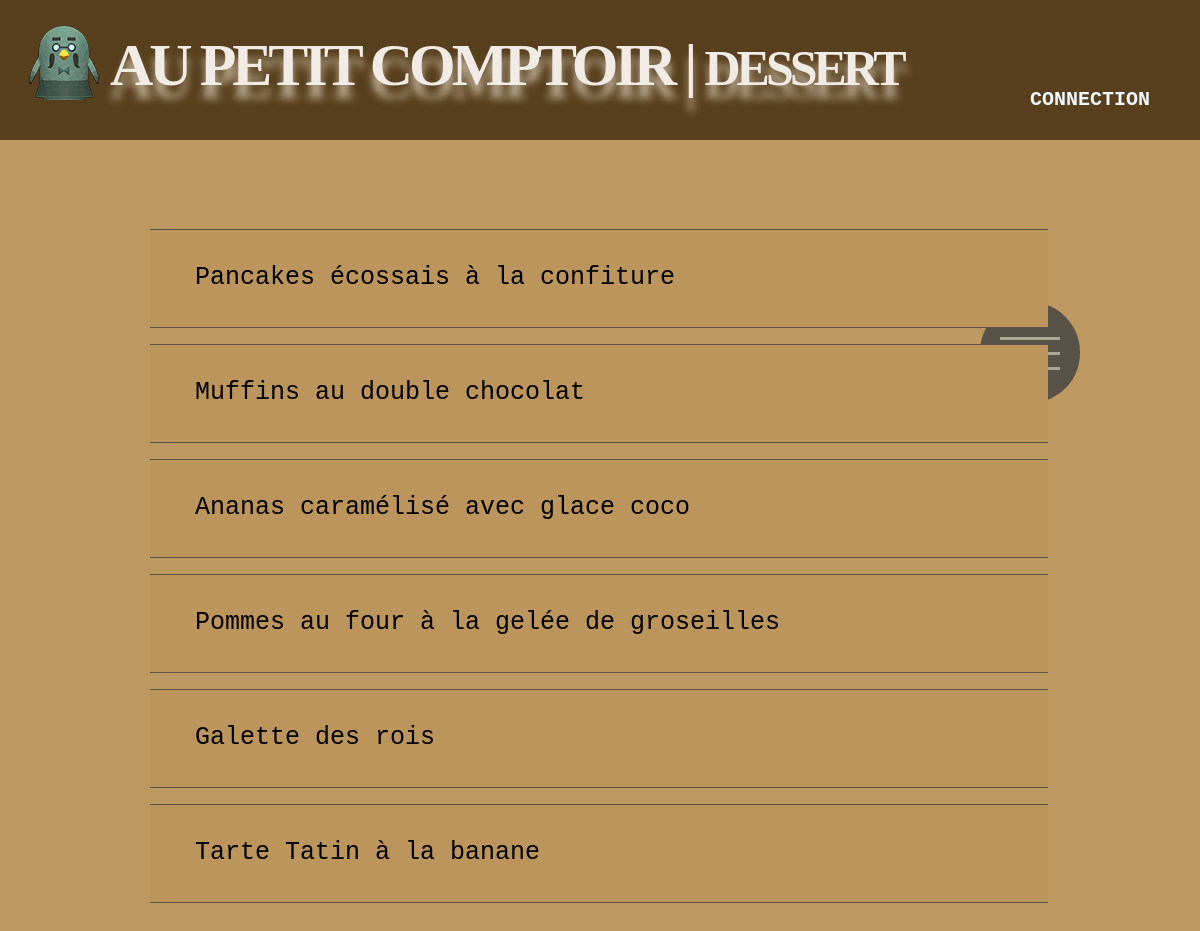
/Dessert, run on the app's committed database.
### tables this page shows
CREATE TABLE "Recette" (
	"id_recette"	INTEGER NOT NULL,
	"type"	TEXT NOT NULL,
	"name"	TEXT NOT NULL,
	"ingredient"	TEXT NOT NULL,
	"instruction"	TEXT NOT NULL,
	PRIMARY KEY("id_recette")
);

### Launcher.py (the view, shortened to what this page needs)
@app.route('/Dessert', methods=["GET","POST"])
def dessert():
    global id
    global Compte
    global Connection
    commentaire = []
    conn = db_connection()
    cursor = conn.cursor()
    cursor = conn.execute("SELECT * FROM Recette WHERE type = 'Dessert'")
    com = conn.cursor()
    com = conn.execute("SELECT * FROM Comment")
    comment = com.fetchall()
    recettes = cursor.fetchall()
    if request.method == "GET":
        if len(recettes) != 0:
            rect = recettes
            return render_template("Dessert.html", recette = rect, compte = Compte, connection = Connection)
        if len(recettes) == 0:
            message = "Aucune recettes"
            return render_template("Dessert.html", message = message, compte = Compte, connection = Connection)

### Launcher.py (called while the page is built)
def db_connection():
    conn = NONE
    try:
        conn = sqlite3.connect('Recettes.db')
    except sqlite3.Error as e:
        print(e)
    return conn

### templates/Dessert.html (shortened to what this page needs)
<!DOCTYPE html>
<html lang="fr">
<head>
    <link rel="stylesheet" type="text/css" href="{{ url_for('static', filename='style.css') }}">
    <link rel="stylesheet" type="text/css" href="{{ url_for('static', filename='reset.css') }}">
</head>
<body>
    <div id="header">
        <div id="logo"></div>
        {% if connect == True %}
        <h1><span id="title">Au petit comptoir | <span id="sub-title">Dessert</span></span><span><a id="connection" href="{{ url_for('connection') }}">{{compte[1]}}</a></span></h1>
        {% else %}
        <h1><span id="title">Au petit comptoir | <span id="sub-title">Dessert</span></span><span><a id="connection" href="{{ url_for('connection') }}">Connection</a></span></h1>
        {% endif %}
    </div>
    <div id="liste">
        <br>
        <br>
        <form method="POST">
            {% for mess in recette %}
            <div id="table">
                <input type="submit" id="button" name="button" value="{{ mess[0] }}">
                <p id="name">{{ mess[2] }}</p>
            </div>
            {% endfor %}
        </form>
    </div>
</body>
</html>

### static/style.css (style rules this page uses)
body { background-color: #bd9860; }
div#liste { margin-bottom: 100px; }
div#header { text-align: left; background-color: rgb(88, 63, 29); }
div#header h1 { font-family: "Paytone One"; text-transform: uppercase; margin-left: 100px; height: 140px; padding-top: 25px; padding-left: 10px; margin-top: 0; }
div#header h1 span#title { display: block; font-size: 60px; line-height: 80px; color: #f1ebe5; text-shadow: 0 13.36px 8.896px #c4b59d; letter-spacing: -4px; }
div#header h1 span#title span#sub-title { font-size: 50px; }
a#connection { float: right; margin-right: 50px; margin-top: -18px; text-decoration: none; color: aliceblue; font-family:'Courier New', Courier, monospace; font-size: 20px; }
div#logo { background-image: url("Robusto.png"); position: absolute; width: 100px; height: 100px; }
div#table { margin-left: auto; margin-right: auto; margin-top: 15px; padding: 25px; width: 900px; height: 100px; }
div#table p#name { position: absolute; font-size: 25px; font-family: Rockwell, Courier Bold, Courier, Georgia, Times, Times New Roman, serif; margin-top: 10px; margin-left: 20px; }
#button { position: absolute; font-size: 0; background-color: #bb955c; border: 0; border-top: 1px solid #585247; border-bottom: 1px solid #585247; margin-left: -25px; margin-top: -25.5px; padding: 48.5px 449px; }
::placeholder { color: #3d2c16; font-size: 20px; }

### data on the page
Recette: button "6", name "Pancakes écossais à la confiture"
Recette: button "7", name "Muffins au double chocolat"
Recette: button "10", name "Ananas caramélisé avec glace coco"
Recette: button "14", name "Pommes au four à la gelée de groseilles"
Recette: button "17", name "Galette des rois"
Recette: button "21", name "Tarte Tatin à la banane"
